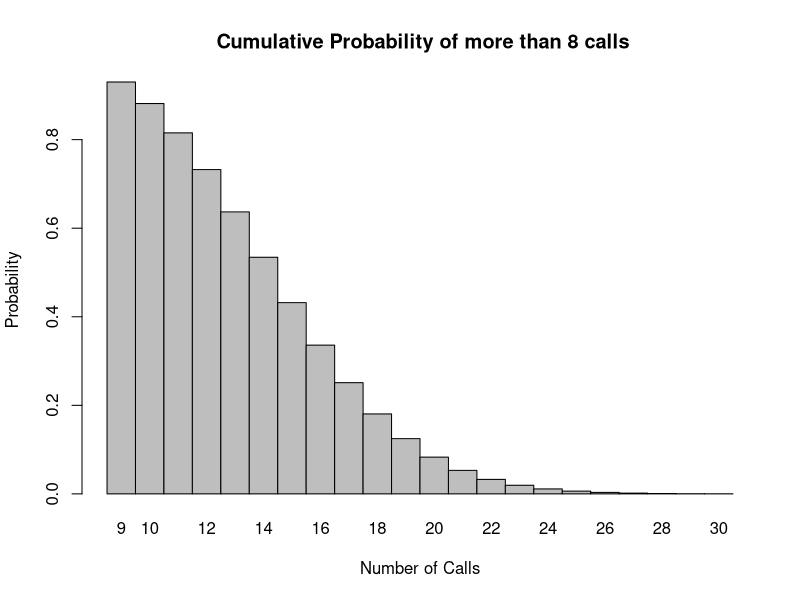
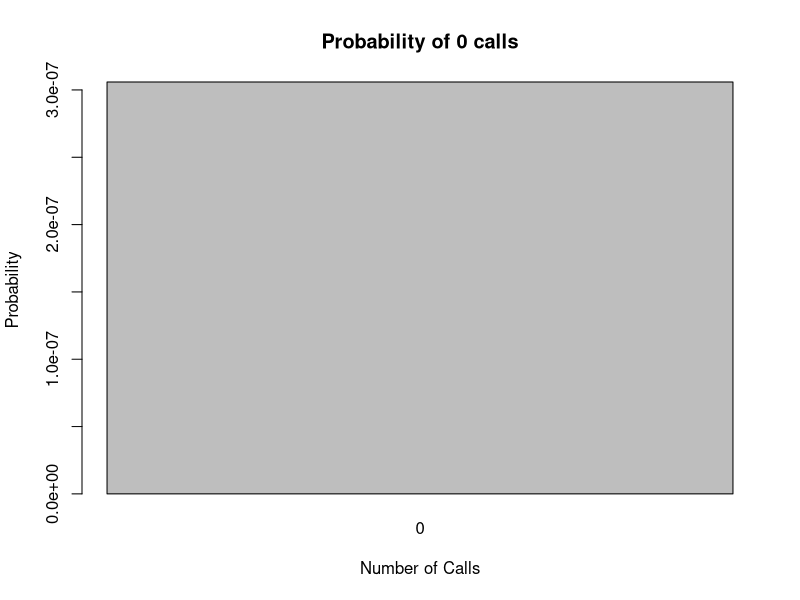
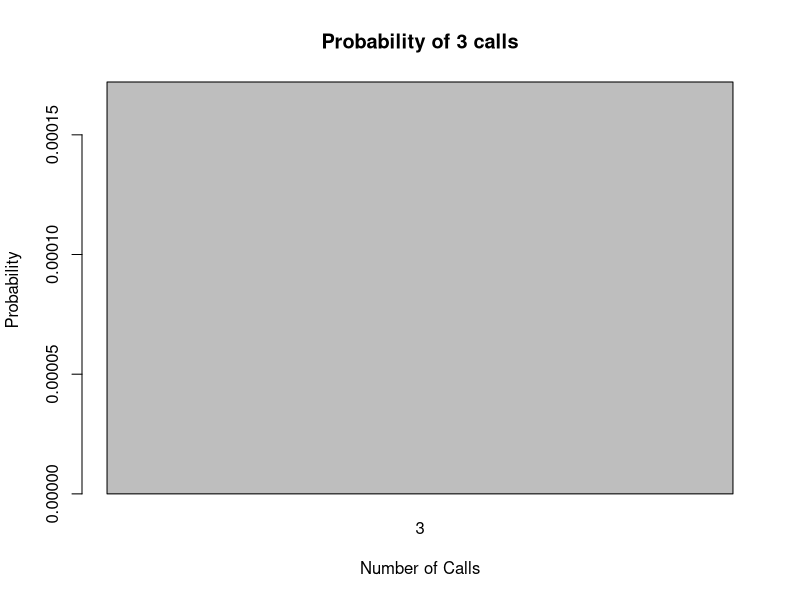
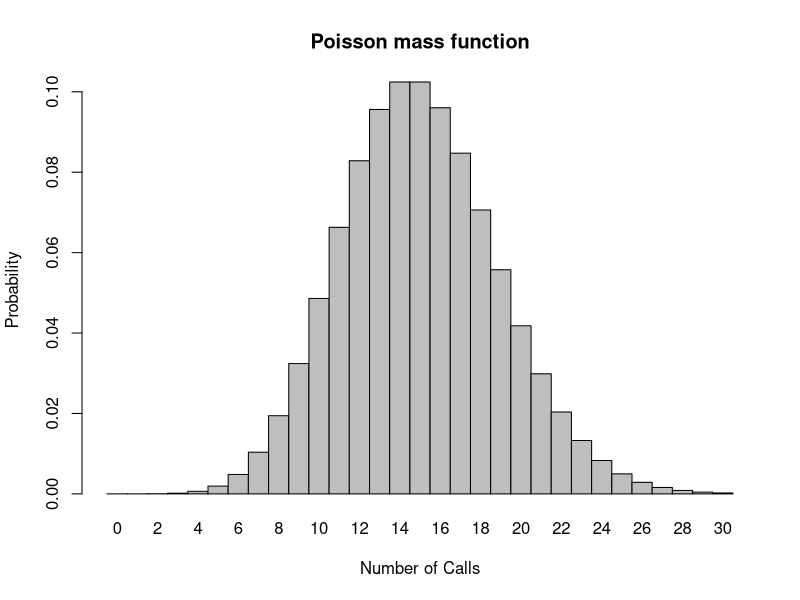
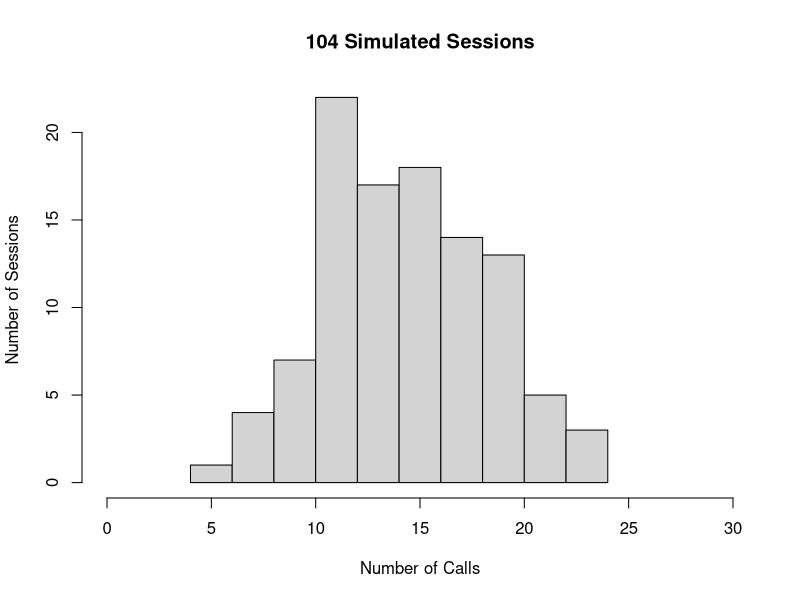

Reproduce these figures in R, in order.
## ---- chunk 1
x <- 9:30
l = 15
probset <- ppois(x, l, lower.tail = FALSE) #ppois gives cumulative probability. 
# lower.tail = TRUE cumulative probability that there will be x or fewer successes.
# lower.tail = FALSE cumulative probability that there will be more than x successes.

barplot(probset, names.arg = x, space = 0, xlab = "Number of Calls", ylab = "Probability", main = " Cumulative Probability of more than 8 calls")

probset[1] # probability that she will hear 9 or more calls. 
## ---- chunk 2
y <- 0
l = 15
probset1 <- dpois(y, l) #dpois the probability that there will be x successes
barplot(probset1, names.arg = y, space = 0, xlab = "Number of Calls", ylab = "Probability", main = "Probability of 0 calls")
probset1 # probability of hearing zero calls
## ---- chunk 3
z <- 3
l = 15
probset2 <- dpois(z, l)
barplot(probset2, names.arg = z, space = 0, xlab = "Number of Calls", ylab = "Probability", main = "Probability of 3 calls")
probset2 # probability of hearing 3 calls
## ---- chunk 4
a <- 0:30
l = 15
probset3 <- dpois(a, l) # probabilities of number of calls from 0 to 30
barplot(probset3, names.arg = a, space = 0, xlab = "Number of Calls", ylab = "Probability", main = "Poisson mass function")
## ---- chunk 5
b <- rpois(104, 15) # rpois(n, lambda). n is number of trials

## ---- chunk 6
hist(b, xlim = c(0,30), main = "104 Simulated Sessions", xlab = "Number of Calls", ylab = "Number of Sessions" )

